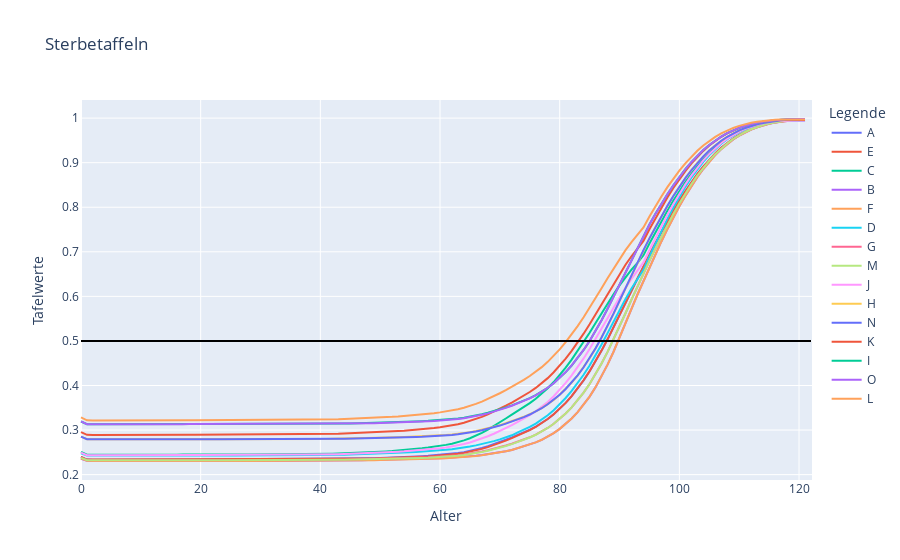

The notebook cell saved with this chart:
### Code cell
size = len(df_cdf)
fig = make_subplots(rows = 1, cols = 1)
columns = df_cdf.columns
for i in range(len(df_cdf.columns)):
    trace = go.Scatter(x = df_cdf.index, y = df_cdf[columns[i]], mode = "lines", name = columns[i])
    fig.add_trace(trace)
fig.add_shape(type='line', x0=0, y0=0.5, x1=size, y1=0.5, line=dict(color='Black'))
fig.update_layout(title = "Sterbetaffeln", xaxis_title = "Alter", yaxis_title = "Tafelwerte", legend_title = "Legende")
fig.show()
